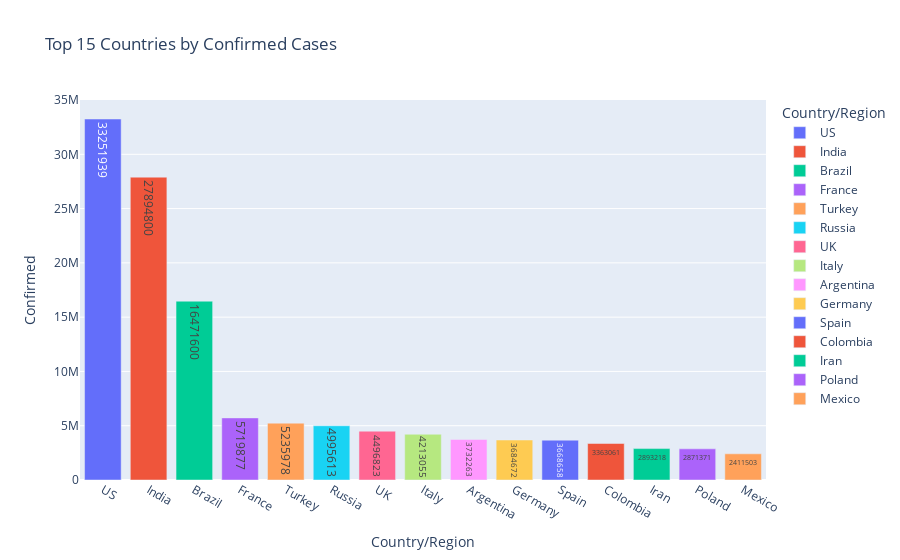
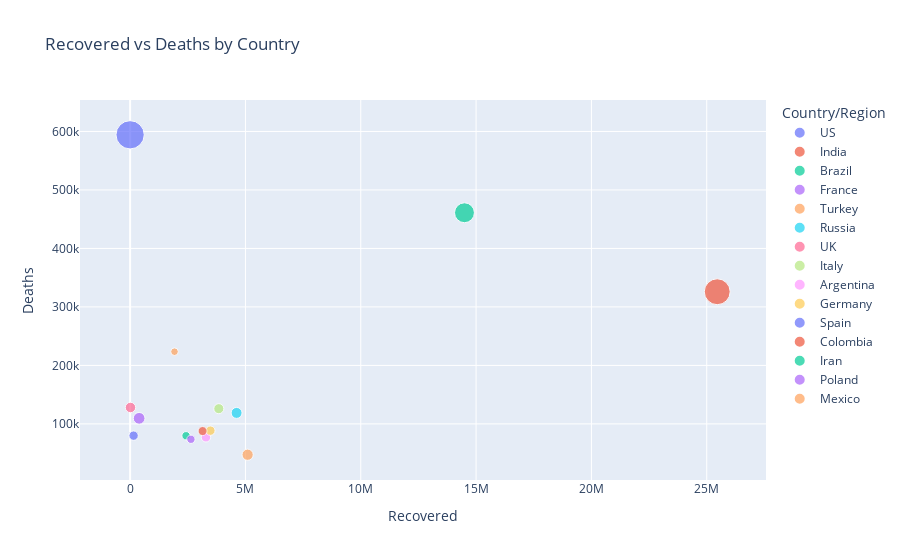

Source (notebook cell) for these figures, in order:
### Code cell
## 🌐 7. Top 15 Countries by Confirmed Cases

# Get the latest date from dataset
latest_date = df['ObservationDate'].max()

# Filter data for that date
latest = df[df['ObservationDate'] == latest_date]

# Group and sort data by country
country_total = latest.groupby('Country/Region')[['Confirmed', 'Deaths', 'Recovered']].sum()
top_countries = country_total.sort_values(by='Confirmed', ascending=False).head(15)

# Bar plot of top 15 countries
import plotly.express as px
fig = px.bar(top_countries.reset_index(), 
             x='Country/Region', y='Confirmed', color='Country/Region',
             title='Top 15 Countries by Confirmed Cases', text='Confirmed')
fig.show()

# Markdown-style Comment
'''
### Top 15 Countries by Confirmed Cases
This bar chart shows the countries with the highest number of confirmed COVID-19 cases as of the latest date in the dataset.
It helps identify regions most impacted by the pandemic.
'''

## 🔬 8. Recovery vs Death Scatter Plot

# Scatter plot for country-wise recovery and death stats
fig = px.scatter(top_countries.reset_index(), 
                 x='Recovered', y='Deaths', 
                 color='Country/Region', size='Confirmed',
                 title='Recovered vs Deaths by Country')
fig.show()

'''
### Recovery vs Deaths by Country
This scatter plot visualizes the relationship between recovered and death counts among the top countries.
Higher recoveries typically align with higher confirmed cases. Some countries may show relatively higher death proportions.
'''

## 📊 9. Correlation Heatmap

# Show correlation matrix of numeric features
import seaborn as sns
import matplotlib.pyplot as plt

corr = df[['Confirmed', 'Deaths', 'Recovered']].corr()
sns.heatmap(corr, annot=True, cmap='coolwarm')
plt.title('Correlation Between COVID-19 Metrics')
plt.show()

'''
### Correlation Heatmap
There is a very strong positive correlation between confirmed and recovered cases.
Confirmed and death cases are also positively correlated.
'''

### Figure 1 — Plotly figure (JSON) as saved in the notebook; plotly's stock layout.template omitted (floating-point values rounded to 4 significant figures)
{"data": [{"hovertemplate": "Country/Region=%{x}<br>Confirmed=%{text}<extra></extra>", "legendgroup": "US", "marker": {"color": "#636efa", "pattern": {"shape": ""}}, "name": "US", "orientation": "v", "showlegend": true, "text": [33250000.0], "textposition": "auto", "type": "bar", "x": ["US"], "xaxis": "x", "y": [33250000.0], "yaxis": "y"}, {"hovertemplate": "Country/Region=%{x}<br>Confirmed=%{text}<extra></extra>", "legendgroup": "India", "marker": {"color": "#EF553B", "pattern": {"shape": ""}}, "name": "India", "orientation": "v", "showlegend": true, "text": [27890000.0], "textposition": "auto", "type": "bar", "x": ["India"], "xaxis": "x", "y": [27890000.0], "yaxis": "y"}, {"hovertemplate": "Country/Region=%{x}<br>Confirmed=%{text}<extra></extra>", "legendgroup": "Brazil", "marker": {"color": "#00cc96", "pattern": {"shape": ""}}, "name": "Brazil", "orientation": "v", "showlegend": true, "text": [16470000.0], "textposition": "auto", "type": "bar", "x": ["Brazil"], "xaxis": "x", "y": [16470000.0], "yaxis": "y"}, {"hovertemplate": "Country/Region=%{x}<br>Confirmed=%{text}<extra></extra>", "legendgroup": "France", "marker": {"color": "#ab63fa", "pattern": {"shape": ""}}, "name": "France", "orientation": "v", "showlegend": true, "text": [5720000.0], "textposition": "auto", "type": "bar", "x": ["France"], "xaxis": "x", "y": [5720000.0], "yaxis": "y"}, {"hovertemplate": "Country/Region=%{x}<br>Confirmed=%{text}<extra></extra>", "legendgroup": "Turkey", "marker": {"color": "#FFA15A", "pattern": {"shape": ""}}, "name": "Turkey", "orientation": "v", "showlegend": true, "text": [5236000.0], "textposition": "auto", "type": "bar", "x": ["Turkey"], "xaxis": "x", "y": [5236000.0], "yaxis": "y"}, {"hovertemplate": "Country/Region=%{x}<br>Confirmed=%{text}<extra></extra>", "legendgroup": "Russia", "marker": {"color": "#19d3f3", "pattern": {"shape": ""}}, "name": "Russia", "orientation": "v", "showlegend": true, "text": [4996000.0], "textposition": "auto", "type": "bar", "x": ["Russia"], "xaxis": "x", "y": [4996000.0], "yaxis": "y"}, {"hovertemplate": "Country/Region=%{x}<br>Confirmed=%{text}<extra></extra>", "legendgroup": "UK", "marker": {"color": "#FF6692", "pattern": {"shape": ""}}, "name": "UK", "orientation": "v", "showlegend": true, "text": [4497000.0], "textposition": "auto", "type": "bar", "x": ["UK"], "xaxis": "x", "y": [4497000.0], "yaxis": "y"}, {"hovertemplate": "Country/Region=%{x}<br>Confirmed=%{text}<extra></extra>", "legendgroup": "Italy", "marker": {"color": "#B6E880", "pattern": {"shape": ""}}, "name": "Italy", "orientation": "v", "showlegend": true, "text": [4213000.0], "textposition": "auto", "type": "bar", "x": ["Italy"], "xaxis": "x", "y": [4213000.0], "yaxis": "y"}, {"hovertemplate": "Country/Region=%{x}<br>Confirmed=%{text}<extra></extra>", "legendgroup": "Argentina", "marker": {"color": "#FF97FF", "pattern": {"shape": ""}}, "name": "Argentina", "orientation": "v", "showlegend": true, "text": [3732000.0], "textposition": "auto", "type": "bar", "x": ["Argentina"], "xaxis": "x", "y": [3732000.0], "yaxis": "y"}, {"hovertemplate": "Country/Region=%{x}<br>Confirmed=%{text}<extra></extra>", "legendgroup": "Germany", "marker": {"color": "#FECB52", "pattern": {"shape": ""}}, "name": "Germany", "orientation": "v", "showlegend": true, "text": [3685000.0], "textposition": "auto", "type": "bar", "x": ["Germany"], "xaxis": "x", "y": [3685000.0], "yaxis": "y"}, {"hovertemplate": "Country/Region=%{x}<br>Confirmed=%{text}<extra></extra>", "legendgroup": "Spain", "marker": {"color": "#636efa", "pattern": {"shape": ""}}, "name": "Spain", "orientation": "v", "showlegend": true, "text": [3669000.0], "textposition": "auto", "type": "bar", "x": ["Spain"], "xaxis": "x", "y": [3669000.0], "yaxis": "y"}, {"hovertemplate": "Country/Region=%{x}<br>Confirmed=%{text}<extra></extra>", "legendgroup": "Colombia", "marker": {"color": "#EF553B", "pattern": {"shape": ""}}, "name": "Colombia", "orientation": "v", "showlegend": true, "text": [3363000.0], "textposition": "auto", "type": "bar", "x": ["Colombia"], "xaxis": "x", "y": [3363000.0], "yaxis": "y"}, {"hovertemplate": "Country/Region=%{x}<br>Confirmed=%{text}<extra></extra>", "legendgroup": "Iran", "marker": {"color": "#00cc96", "pattern": {"shape": ""}}, "name": "Iran", "orientation": "v", "showlegend": true, "text": [2893000.0], "textposition": "auto", "type": "bar", "x": ["Iran"], "xaxis": "x", "y": [2893000.0], "yaxis": "y"}, {"hovertemplate": "Country/Region=%{x}<br>Confirmed=%{text}<extra></extra>", "legendgroup": "Poland", "marker": {"color": "#ab63fa", "pattern": {"shape": ""}}, "name": "Poland", "orientation": "v", "showlegend": true, "text": [2871000.0], "textposition": "auto", "type": "bar", "x": ["Poland"], "xaxis": "x", "y": [2871000.0], "yaxis": "y"}, {"hovertemplate": "Country/Region=%{x}<br>Confirmed=%{text}<extra></extra>", "legendgroup": "Mexico", "marker": {"color": "#FFA15A", "pattern": {"shape": ""}}, "name": "Mexico", "orientation": "v", "showlegend": true, "text": [2412000.0], "textposition": "auto", "type": "bar", "x": ["Mexico"], "xaxis": "x", "y": [2412000.0], "yaxis": "y"}], "layout": {"barmode": "relative", "legend": {"title": {"text": "Country/Region"}, "tracegroupgap": 0}, "title": {"text": "Top 15 Countries by Confirmed Cases"}, "xaxis": {"anchor": "y", "categoryarray": ["US", "India", "Brazil", "France", "Turkey", "Russia", "UK", "Italy", "Argentina", "Germany", "Spain", "Colombia", "Iran", "Poland", "Mexico"], "categoryorder": "array", "domain": [0, 1], "title": {"text": "Country/Region"}}, "yaxis": {"anchor": "x", "domain": [0, 1], "title": {"text": "Confirmed"}}}}

### Figure 2 — Plotly figure (JSON) as saved in the notebook; plotly's stock layout.template omitted (floating-point values rounded to 4 significant figures)
{"data": [{"hovertemplate": "Country/Region=US<br>Recovered=%{x}<br>Deaths=%{y}<br>Confirmed=%{marker.size}<extra></extra>", "legendgroup": "US", "marker": {"color": "#636efa", "size": [33250000.0], "sizemode": "area", "sizeref": 83130.0, "symbol": "circle"}, "mode": "markers", "name": "US", "orientation": "v", "showlegend": true, "type": "scatter", "x": [0.0], "xaxis": "x", "y": [594300.0], "yaxis": "y"}, {"hovertemplate": "Country/Region=India<br>Recovered=%{x}<br>Deaths=%{y}<br>Confirmed=%{marker.size}<extra></extra>", "legendgroup": "India", "marker": {"color": "#EF553B", "size": [27890000.0], "sizemode": "area", "sizeref": 83130.0, "symbol": "circle"}, "mode": "markers", "name": "India", "orientation": "v", "showlegend": true, "type": "scatter", "x": [25450000.0], "xaxis": "x", "y": [326000.0], "yaxis": "y"}, {"hovertemplate": "Country/Region=Brazil<br>Recovered=%{x}<br>Deaths=%{y}<br>Confirmed=%{marker.size}<extra></extra>", "legendgroup": "Brazil", "marker": {"color": "#00cc96", "size": [16470000.0], "sizemode": "area", "sizeref": 83130.0, "symbol": "circle"}, "mode": "markers", "name": "Brazil", "orientation": "v", "showlegend": true, "type": "scatter", "x": [14500000.0], "xaxis": "x", "y": [461100.0], "yaxis": "y"}, {"hovertemplate": "Country/Region=France<br>Recovered=%{x}<br>Deaths=%{y}<br>Confirmed=%{marker.size}<extra></extra>", "legendgroup": "France", "marker": {"color": "#ab63fa", "size": [5720000.0], "sizemode": "area", "sizeref": 83130.0, "symbol": "circle"}, "mode": "markers", "name": "France", "orientation": "v", "showlegend": true, "type": "scatter", "x": [390900.0], "xaxis": "x", "y": [109500.0], "yaxis": "y"}, {"hovertemplate": "Country/Region=Turkey<br>Recovered=%{x}<br>Deaths=%{y}<br>Confirmed=%{marker.size}<extra></extra>", "legendgroup": "Turkey", "marker": {"color": "#FFA15A", "size": [5236000.0], "sizemode": "area", "sizeref": 83130.0, "symbol": "circle"}, "mode": "markers", "name": "Turkey", "orientation": "v", "showlegend": true, "type": "scatter", "x": [5094000.0], "xaxis": "x", "y": [47270.0], "yaxis": "y"}, {"hovertemplate": "Country/Region=Russia<br>Recovered=%{x}<br>Deaths=%{y}<br>Confirmed=%{marker.size}<extra></extra>", "legendgroup": "Russia", "marker": {"color": "#19d3f3", "size": [4996000.0], "sizemode": "area", "sizeref": 83130.0, "symbol": "circle"}, "mode": "markers", "name": "Russia", "orientation": "v", "showlegend": true, "type": "scatter", "x": [4616000.0], "xaxis": "x", "y": [118800.0], "yaxis": "y"}, {"hovertemplate": "Country/Region=UK<br>Recovered=%{x}<br>Deaths=%{y}<br>Confirmed=%{marker.size}<extra></extra>", "legendgroup": "UK", "marker": {"color": "#FF6692", "size": [4497000.0], "sizemode": "area", "sizeref": 83130.0, "symbol": "circle"}, "mode": "markers", "name": "UK", "orientation": "v", "showlegend": true, "type": "scatter", "x": [15480.0], "xaxis": "x", "y": [128000.0], "yaxis": "y"}, {"hovertemplate": "Country/Region=Italy<br>Recovered=%{x}<br>Deaths=%{y}<br>Confirmed=%{marker.size}<extra></extra>", "legendgroup": "Italy", "marker": {"color": "#B6E880", "size": [4213000.0], "sizemode": "area", "sizeref": 83130.0, "symbol": "circle"}, "mode": "markers", "name": "Italy", "orientation": "v", "showlegend": true, "type": "scatter", "x": [3845000.0], "xaxis": "x", "y": [126000.0], "yaxis": "y"}, {"hovertemplate": "Country/Region=Argentina<br>Recovered=%{x}<br>Deaths=%{y}<br>Confirmed=%{marker.size}<extra></extra>", "legendgroup": "Argentina", "marker": {"color": "#FF97FF", "size": [3732000.0], "sizemode": "area", "sizeref": 83130.0, "symbol": "circle"}, "mode": "markers", "name": "Argentina", "orientation": "v", "showlegend": true, "type": "scatter", "x": [3288000.0], "xaxis": "x", "y": [77110.0], "yaxis": "y"}, {"hovertemplate": "Country/Region=Germany<br>Recovered=%{x}<br>Deaths=%{y}<br>Confirmed=%{marker.size}<extra></extra>", "legendgroup": "Germany", "marker": {"color": "#FECB52", "size": [3685000.0], "sizemode": "area", "sizeref": 83130.0, "symbol": "circle"}, "mode": "markers", "name": "Germany", "orientation": "v", "showlegend": true, "type": "scatter", "x": [3480000.0], "xaxis": "x", "y": [88410.0], "yaxis": "y"}, {"hovertemplate": "Country/Region=Spain<br>Recovered=%{x}<br>Deaths=%{y}<br>Confirmed=%{marker.size}<extra></extra>", "legendgroup": "Spain", "marker": {"color": "#636efa", "size": [3669000.0], "sizemode": "area", "sizeref": 83130.0, "symbol": "circle"}, "mode": "markers", "name": "Spain", "orientation": "v", "showlegend": true, "type": "scatter", "x": [150400.0], "xaxis": "x", "y": [79900.0], "yaxis": "y"}, {"hovertemplate": "Country/Region=Colombia<br>Recovered=%{x}<br>Deaths=%{y}<br>Confirmed=%{marker.size}<extra></extra>", "legendgroup": "Colombia", "marker": {"color": "#EF553B", "size": [3363000.0], "sizemode": "area", "sizeref": 83130.0, "symbol": "circle"}, "mode": "markers", "name": "Colombia", "orientation": "v", "showlegend": true, "type": "scatter", "x": [3142000.0], "xaxis": "x", "y": [87750.0], "yaxis": "y"}, {"hovertemplate": "Country/Region=Iran<br>Recovered=%{x}<br>Deaths=%{y}<br>Confirmed=%{marker.size}<extra></extra>", "legendgroup": "Iran", "marker": {"color": "#00cc96", "size": [2893000.0], "sizemode": "area", "sizeref": 83130.0, "symbol": "circle"}, "mode": "markers", "name": "Iran", "orientation": "v", "showlegend": true, "type": "scatter", "x": [2425000.0], "xaxis": "x", "y": [79740.0], "yaxis": "y"}, {"hovertemplate": "Country/Region=Poland<br>Recovered=%{x}<br>Deaths=%{y}<br>Confirmed=%{marker.size}<extra></extra>", "legendgroup": "Poland", "marker": {"color": "#ab63fa", "size": [2871000.0], "sizemode": "area", "sizeref": 83130.0, "symbol": "circle"}, "mode": "markers", "name": "Poland", "orientation": "v", "showlegend": true, "type": "scatter", "x": [2637000.0], "xaxis": "x", "y": [73680.0], "yaxis": "y"}, {"hovertemplate": "Country/Region=Mexico<br>Recovered=%{x}<br>Deaths=%{y}<br>Confirmed=%{marker.size}<extra></extra>", "legendgroup": "Mexico", "marker": {"color": "#FFA15A", "size": [2412000.0], "sizemode": "area", "sizeref": 83130.0, "symbol": "circle"}, "mode": "markers", "name": "Mexico", "orientation": "v", "showlegend": true, "type": "scatter", "x": [1925000.0], "xaxis": "x", "y": [223500.0], "yaxis": "y"}], "layout": {"legend": {"itemsizing": "constant", "title": {"text": "Country/Region"}, "tracegroupgap": 0}, "title": {"text": "Recovered vs Deaths by Country"}, "xaxis": {"anchor": "y", "domain": [0, 1], "title": {"text": "Recovered"}}, "yaxis": {"anchor": "x", "domain": [0, 1], "title": {"text": "Deaths"}}}}
